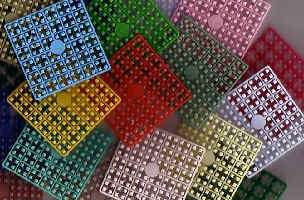
#> input picture RCA/test.jpg, 304 x 200 px, found by its file name
$ python RCA_Script.py
#> lines starting #> are read from the running program, lines starting #| are printed output that depends on the picture; after the words box and inside, x2 and y2 are one past the last pixel; in counts of white or black regions, pixels touching at a corner belong together
### RCA/RCA.py
import numpy as np
import cv2
import math
import os
import matplotlib.pyplot as plt
from tkinter import Tk
from tkinter import filedialog as fd
from PIL import Image
from scipy.sparse import lil_matrix as sparse
from scipy.special import lambertw


class RetinalCompression:

    def __init__(self):
        self.a = .98  # The weighting of the first term in the original equation
        self.r2 = 1.05  # The eccentricity at which density is reduced by a factor of four (and spacing is doubled)
        self.re = 22  # Scale factor of the exponential. Not used in our version.
        self.dg = 33162  # Cell density at r = 0
        self.C = (
            3.4820e+04 + .1
        )  # Constant added to the integral to make sure that if x == 0, y == 0.
        self.inS, self.inR, self.inC, self.inD = int, int, int, int  # Dimensions of the selected image (pixel space)
        self.bg_color = 127  # Background color for the generated image.
        self.W = None  # Placeholder for spare matrix used for image transformation when using series_dist method
        self.msk = None  # Placeholder for mask when using series_dist method

    def fi(self, r):
        # Integrated Ganglion Density formula (3), taken from Watson (2014). Maps from degrees of visual angle to the
        # amount of cells.
        return self.C - np.divide((np.multiply(self.dg, self.r2**2)),
                                  (r + self.r2))

    def fii(self, r):
        # Inverted integrated Ganglion Density formula (3), taken from Watson (2014).
        return np.divide(np.multiply(self.dg, self.r2**2),
                         (self.C - r)) - self.r2

    @staticmethod
    def cones(r):
        return 200 * np.exp(-0.75 * r) + 11.5

    # [9 lines left out: functions cones_i, cones_ii, not called in this run]

    @staticmethod
    def load_image(*im):
        # Method that opens a dialogue window to select an image. The dimensions for the image are stored as class
        # fields so that they can be used later on.
        file = None
        try:
            if im[0]:
                file = im[0]
            else:
                Tk().withdraw()
                file = fd.askopenfilename()
                if not file:
                    print("No file selected")
                    raise SystemExit(0)
            image = cv2.imread(file, 3)[..., ::-1]
        except ValueError:
            image = im[0]
        [
            r, c, d
        ] = image.shape  # Determine dimensions of the selected image (pixel space)
#> r = 200; c = 304; d = 3
        dif = r - c  # Determine the difference between rows and columns. Used for zero-padding of non-
#> dif = -104
        s = dif / 2
#> s = -52
        if dif != 0:
            mval = max(r, c)
#> mval = 304
            im2 = np.zeros((mval, mval, d), dtype=np.uint8)
            if dif < 0:
                im2[int(abs(s)):int((mval - abs(s))), :, :] = image
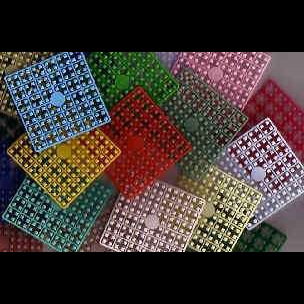
#> im2: shape (304, 304, 3); mean R, G, B 65.6, 56.1, 52.7
            if dif > 0:
                im2[:, int(abs(s)):int((mval - s)), :] = image
            image = im2
            print(np.max(image))
#| 255
            print(np.min(image))
#| 0
        print(image.shape)
#| (304, 304, 3)
        return image

    @staticmethod
    def show_image(img):
        # Parameters: Im = array_like
        #                   Numpy array containing an image
        # A static method for displaying any type of image.
        dim = (512, 512)
        resized = cv2.resize(img, dim, interpolation=cv2.INTER_AREA)
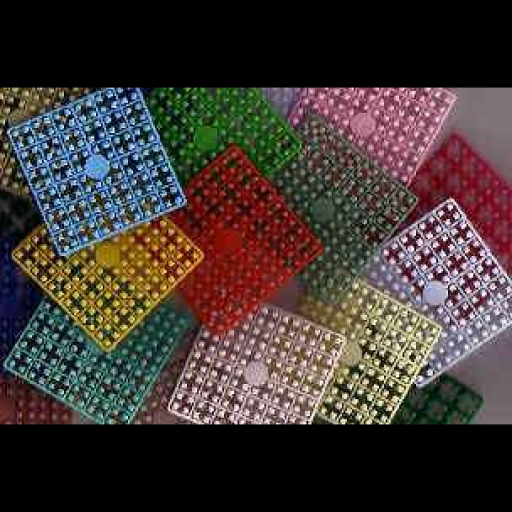
#> resized: shape (512, 512, 3); mean R, G, B 65.5, 56.1, 52.6
        cv2.imshow('image', resized)
        cv2.waitKey(0)
        cv2.destroyAllWindows()

    # [9 lines left out: function save_im, not called in this run]

    @staticmethod
    def mask(im, mask, average=0):
        mask = np.reshape(mask, [im.shape[0], im.shape[1]])
        if im.shape[2] == 3:
            mask = np.repeat(mask[:, :, np.newaxis], 3, axis=2)
        if average == 0:
            im2 = np.multiply(im, mask)
        if average == 1:
            im2 = np.multiply(im, mask)
        return im2

    def distort_image(self,
                      image,
                      fov=20,
                      out_size=256,
                      inv=0,
                      type=1,
                      series=0):
        # Arguments:
        #     image = array_like
        #               Numpy array containing an image, containing a link to an image, or is empty.
        # 	            Leaving it empty will call up a GUI to manually select a file.
        #     fov = integer
        #               Field of view coverage with distance in visual angle. When
        #               decompressing an image, it is advised that the value is set to the fov of the original image.
        #               range=[1, 100]
        #     out_size = integer
        #               Determines the size of the output image in pixels. The value is
        #               the size of the output image on one axis. Output image is always a square image. When
        #               decompressing an image, it is advised that the value is set to the size of the original image.
        #     inv = integer
        #               Set to 1 to get a decompression of a distorted input image. Set to 0 to have compression.
        #               range[0, 1]
        #     type = integer
        #               Set to 0 for photoreceptor (cones) based distortion, set to 1 for Ganglion cell based
        #               distortion
        #     series = integer
        #               Set to 1 to store the sparse transformation matrix which can be used for a series of
        #               transformations.
        # Notes:
        # Main method for image distortion. This can be used for both forward compression (normal image to Ganglion
        # compressed image, type_d = 0), or decompressing (Ganglion/Photoreceptor compressed to normal image, type_
        # d = 1) an image. Decompression is intended to be used to create a normalized visualization of a
        # Ganglion/Photocell-compressed images. These normalized representations can be used as an indication of
        # information loss. As the original image is in pixel-space, and the model assumes an input that is described in
        # visual angle eccentricity, there is a need to describe the image coverage on the visual field in degrees of
        # visual angle. Therefore, the model needs the user to input how much of the field of view is covered by the
        # image (fov) in degrees of visual angle. The range should be between 1 and 100 degrees of visual angle.
        # The method works on the radial distance of each pixel which will be remapped according to the amount of cells
        # involved in processing the image. A constant distance between the cells is assumed.For remapping, we use an
        # inverse mapping approach in which each pixel in the new image is determined by taking it from the original
        # image. This method requires a inverted integrated cell density function.

#> called with fov = 20, out_size = 256, inv = 0, type = 1, series = 0
        if (self.W is None) or (series == 0):

            try:
                [
                    self.inR, self.inC, self.inD
                ] = image.shape  # Determine dimensions of the selected image (pixel space)
#> self.inR = 304; self.inC = 304; self.inD = 3
            except:
                #image = np.repeat(image[:, :, np.newaxis], 3, axis=2)
                [
                    self.inR, self.inC
                ] = image.shape  # Determine dimensions of the selected image (pixel space)
                self.inD = None
            self.inS = max(
                self.inR,
                self.inC)  # Determine the largest dimension of the image
#> self.inS = 304

            # Parameter e represents the radius of visual field coverage (visual angle).
            e = fov / 2

            # Determine the radius of the in-and output image.
            in_radius = self.inS / 2
#> in_radius = 152
            out_radius = out_size / 2

            # Calculate the number of Ganglion/Photo cells covering the radius of the image, given the field of view
            # coverage of the input image. We run the degrees of visual angle (eccentricity) through the integrated
            # Ganglion/Photo cell density function which gives us the total amount of cells involved with processing the
            # image along the radius given the covered visual field.
            if type == 0:
                n_cells = self.cones_i(e)
            if type == 1:
                n_cells = self.fi(e)

            # Inv determines decompression. If set to 1, it is assumed that the image is compressed already, and
            # should be normalized. If set to 0, it is assumed the image needs to be distorted.
            if inv == 0:
                # How many degrees are modeled within a pixel of the image? This can be determined by dividing the
                # visual angle of eccentricity by half the image dimension. This will be used to adjust the new radial
                # distances for each pixel (expressed in degrees) to pixel distances.
                deg_per_pix = e / in_radius
#> deg_per_pix = 0.0658
                # The n_cells variable represents the amount of cells along the radius of the covered field of view
                # (visual angle eccentricity). Therefore, the total amount of cell involved along the diameter of the
                # image will be from -n_cells to n_cells. The image pixels are expressed in number of total cells
                # involved in processing the image up to each individual pixel.
                t = np.linspace(-n_cells, n_cells, num=out_size)
            elif inv == 1:
                # When going from distorted image to normalized image, we have to take the inverse of the inverse, thus
                # the regular integrated function. The new radial distances for each pixel will thus be given in the
                # number of retinal cells. Therefore, this has to be converted to number of pixels. This is done by
                # calculating the number of cells per pixels.
                cell_per_pix = n_cells / in_radius
                # The image is expressed in visual angles.
                t = np.linspace(-e, e, num=out_size)

            x, y = np.meshgrid(t, t)
            x = np.reshape(x, out_size**2)
            y = np.reshape(y, out_size**2)

            # For every pixel, calculate its angle, and radius.
            ang = np.angle(x + y * 1j)
            rad = np.abs(x + y * 1j)

            if inv == 0:
                # Calculate a mask that covers all pixel beyond the modeled fov coverage, for better visualization
                # (optional)
                msk = (rad <= n_cells)
                # Calculate the new location of each pixel. Inverse mapping: For each pixel in the new image, calculate
                # from which pixel in the original image it gets it values.
                if type == 0:
                    new_r = self.cones_ii(rad) / deg_per_pix
                if type == 1:
                    new_r = self.fii(rad) / deg_per_pix
                # Use angle and new radial values to determine the x and y coordinates.
                x_n = np.multiply(np.cos(ang), new_r) + self.inS / 2
                y_n = np.multiply(np.sin(ang), new_r) + self.inS / 2
            elif inv == 1:
                # Calculate a mask that covers all pixel beyond the modeled fov coverage, for better visualization
                # (optional)
                msk = (rad <= fov)
                # Calculate the new location of each pixel. Inverse mapping: For each pixel in the new image, calculate
                # from which pixel in the original image it gets it values.
                if type == 0:
                    new_r = self.cones_i(rad) / cell_per_pix
                if type == 1:
                    new_r = self.fi(rad) / cell_per_pix
                # Use angle and new radial values to determine the x and y coordinates.
                x_n = np.multiply(np.cos(ang), new_r) + in_radius
                y_n = np.multiply(np.sin(ang), new_r) + in_radius

            # The method used for image conversion. A sparse matrix that maps every pixel in the old image, to each
            # pixel in the new image via inverse mapping, is used.
            # Build a spare matrix for image conversion.
            W = sparse((out_size**2, self.inS**2), dtype=np.float32)
            # Sometimes division by 0 might happen. This line makes sure the user won't see a warning when this happens.
            np.seterr(divide='ignore', invalid='ignore')
            for i in range(out_size**2):
                # Pixel indices will almost always not be a perfect integer value. Therefore, the value of the new pixel
                # is value is determined by taking the average of all pixels involved. E.g. a value of 4.3 is converted
                # to the indices 4, and 5. The RGB values are weighted accordingly (0.7 for index 4, and 0.3 for index
                # 5). Additionally, boundary checking is used. Values can never be smaller than 0, or larger than the
                # maximum index of the image.
                x = np.minimum(
                    np.maximum([math.floor(y_n[i]),
                                math.ceil(y_n[i])], 0), self.inS - 1)
                y = np.minimum(
                    np.maximum([math.floor(x_n[i]),
                                math.ceil(x_n[i])], 0), self.inS - 1)
                c, idx = np.unique([x[0] * self.inS + y, x[1] * self.inS + y],
                                   return_index=True)
                dist = np.reshape(
                    np.array([np.abs(x - x_n[i]),
                              np.abs(y - y_n[i])]), 4)
                W[i, c] = dist[idx] / sum(dist[idx])
            if series == 1:
                self.W = W
                self.msk = msk
        else:
            msk = []
        # Vectorize the image
        if self.inD:
            image = np.reshape(image, (self.inS**2, self.inD))
        else:
            self.inD = 0
            image = np.reshape(image, self.inS**2)
        # Sparse matrix multiplication with the original input image to build the new image.
        if series == 1:
            W = self.W
            msk = self.msk
        if self.inD:
            output = np.reshape(
                W.dot(image), (out_size, out_size, self.inD)).astype(np.uint8)
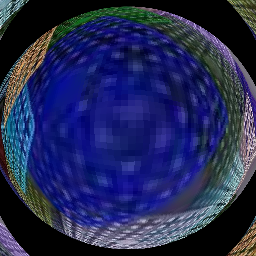
#> output: shape (256, 256, 3); mean of channels 0, 1, 2 86.1, 40.6, 34.5; drawn as B, G, R
        else:
            output = np.reshape(W.dot(image), (out_size, out_size))
        return output, msk

    # [56 lines left out: functions single, series, not called in this run]

### RCA/RCA_Script.py
import RCA
import numpy as np
import cv2
import matplotlib.pyplot as plt

image = 'C:/Users/Danny/PycharmProjects/RCA/test.jpg'

RCA1 = RCA.RetinalCompression()
im = RCA1.load_image(image)
RCA1.show_image(im)
im2, msk = RCA1.distort_image(image=im)
im3 = RCA1.mask(im2,msk)
#> in mask, `mask = np.reshape(mask, [im.shape[0], im.shape[1]])`:
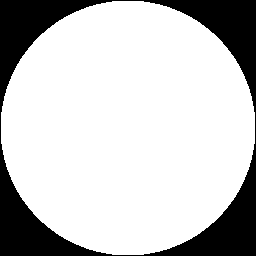
#> mask: shape (256, 256) bool; 77.9% white; 1 black region, box (x1, y1, x2, y2) and area: (0, 0, 256, 256) 14496
#> in mask, `im2 = np.multiply(im, mask)`:
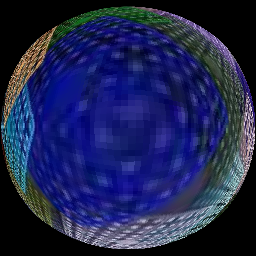
#> im2: shape (256, 256, 3); mean of channels 0, 1, 2 81.5, 36.2, 29.9; drawn as B, G, R
RCA1.show_image(im3)
#> in show_image (call 2), `resized = cv2.resize(img, dim, interpolation=cv2.INTER_AREA)`:
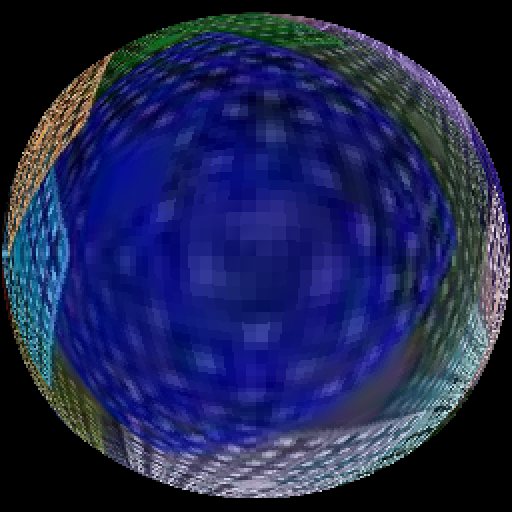
#> resized: shape (512, 512, 3); mean of channels 0, 1, 2 81.5, 36.2, 29.9; drawn as B, G, R

$ run again, with RCA/gab.jpg copied over RCA/test.jpg
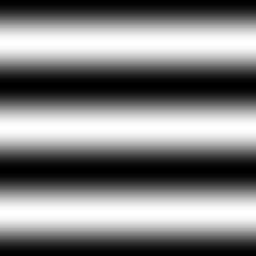
#> input picture RCA/gab.jpg, 256 x 256 px, found by its file name
#> in load_image, image is the input picture: shape (256, 256, 3); min 0, max 255, mean 127
#| (256, 256, 3)
#> in distort_image, `output = np.reshape( W.dot(image), (out_size, out_size, self.inD)).ast..`:
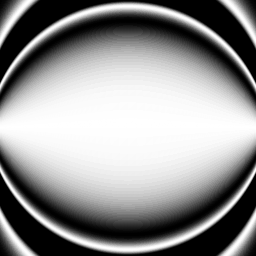
#> output: shape (256, 256, 3); min 0, max 255, mean 147.1
#> in mask, `im2 = np.multiply(im, mask)`:
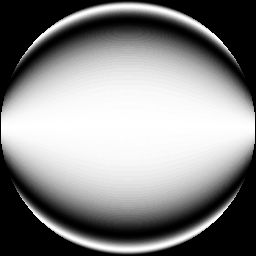
#> im2: shape (256, 256, 3); min 0, max 255, mean 135.1
